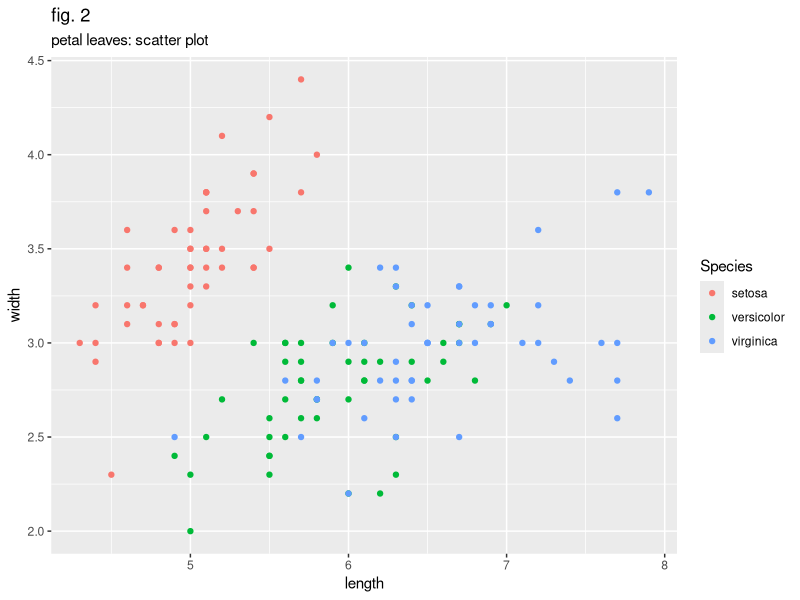
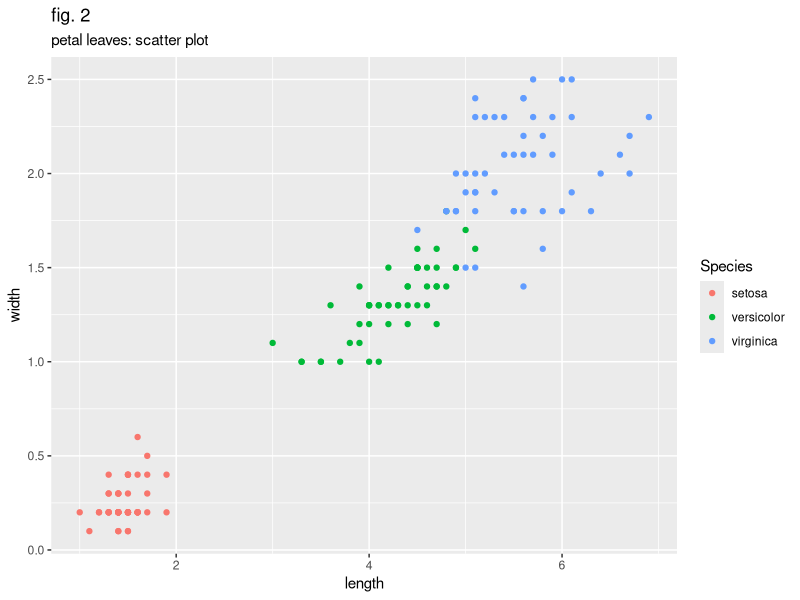
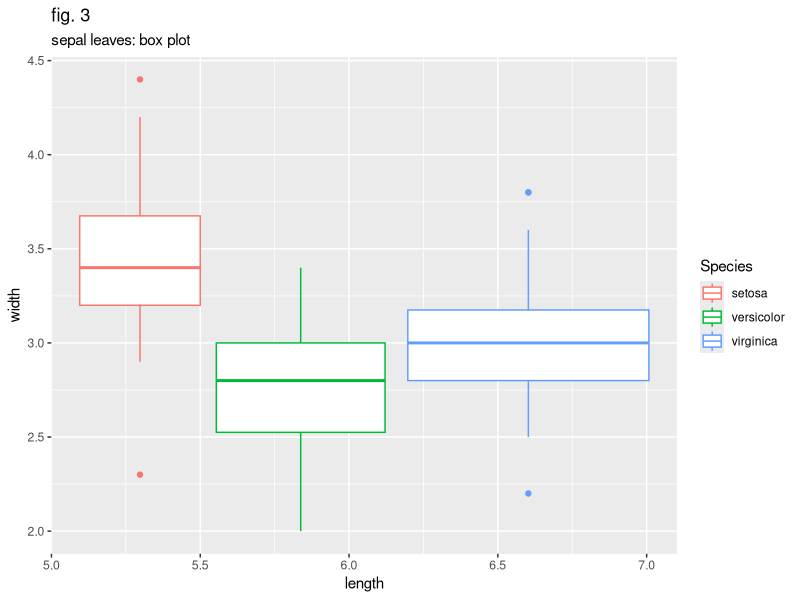
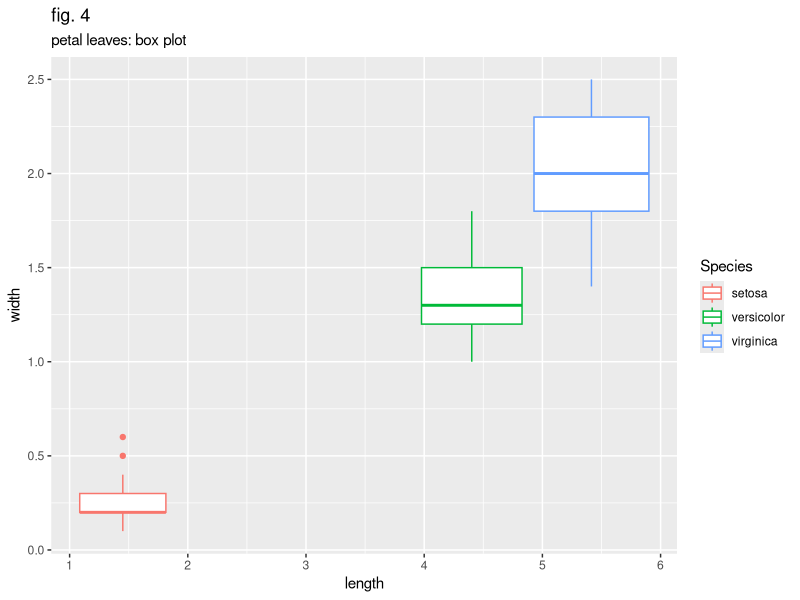

Recreate these plots in R, in order.
## ---- chunk 1
library(tibble)
library(ggplot2)
library(utils)
library(dplyr)

data <- as_tibble(iris)
## ---- chunk 2
ss <- ggplot(data, aes(x=Sepal.Length,
                 y=Sepal.Width,
                 color=Species)) +
  geom_point()
ss <- ss +
  xlab("length") +
  ylab("width") +
  labs(title = "fig. 2",
       subtitle = "petal leaves: scatter plot")
ss
## ---- chunk 3
ps <- ggplot(data, aes(x=Petal.Length,
                 y=Petal.Width,
                 color=Species)) +
  geom_point()
ps <- ps +
  xlab("length") +
  ylab("width") +
  labs(title = "fig. 2",
       subtitle = "petal leaves: scatter plot")
ps
## ---- chunk 4
sb <- ggplot(data, aes(x=Sepal.Length,
                 y=Sepal.Width,
                 color=Species)) +
  geom_boxplot()
sb <- sb +
  xlab("length") +
  ylab("width") +
  labs(title = "fig. 3",
       subtitle = "sepal leaves: box plot")
sb
## ---- chunk 5
pb <- ggplot(data, aes(x=Petal.Length,
                 y=Petal.Width,
                 color=Species)) +
  geom_boxplot()
pb <- pb +
  xlab("length") +
  ylab("width") +
  labs(title = "fig. 4",
       subtitle = "petal leaves: box plot")
pb
